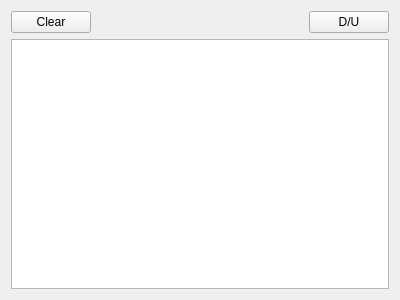
<?xml version="1.0" encoding="UTF-8"?>
<ui version="4.0">
 <class>CanSignalViewPrivate</class>
 <widget class="QWidget" name="CanSignalViewPrivate">
  <property name="geometry">
   <rect>
    <x>0</x>
    <y>0</y>
    <width>400</width>
    <height>300</height>
   </rect>
  </property>
  <property name="minimumSize">
   <size>
    <width>400</width>
    <height>250</height>
   </size>
  </property>
  <property name="baseSize">
   <size>
    <width>400</width>
    <height>300</height>
   </size>
  </property>
  <property name="windowTitle">
   <string>Form</string>
  </property>
  <layout class="QVBoxLayout" name="layout">
   <item>
    <layout class="QHBoxLayout" name="horizontalLayout">
     <item>
      <widget class="QPushButton" name="pbClear">
       <property name="text">
        <string>Clear</string>
       </property>
      </widget>
     </item>
     <item>
      <spacer name="horizontalSpacer">
       <property name="orientation">
        <enum>Qt::Horizontal</enum>
       </property>
       <property name="sizeHint" stdset="0">
        <size>
         <width>40</width>
         <height>20</height>
        </size>
       </property>
      </spacer>
     </item>
     <item>
      <widget class="QPushButton" name="pbDockUndock">
       <property name="text">
        <string>D/U</string>
       </property>
      </widget>
     </item>
    </layout>
   </item>
   <item>
    <widget class="QTableView" name="tv"/>
   </item>
  </layout>
 </widget>
 <resources/>
 <connections/>
</ui>
